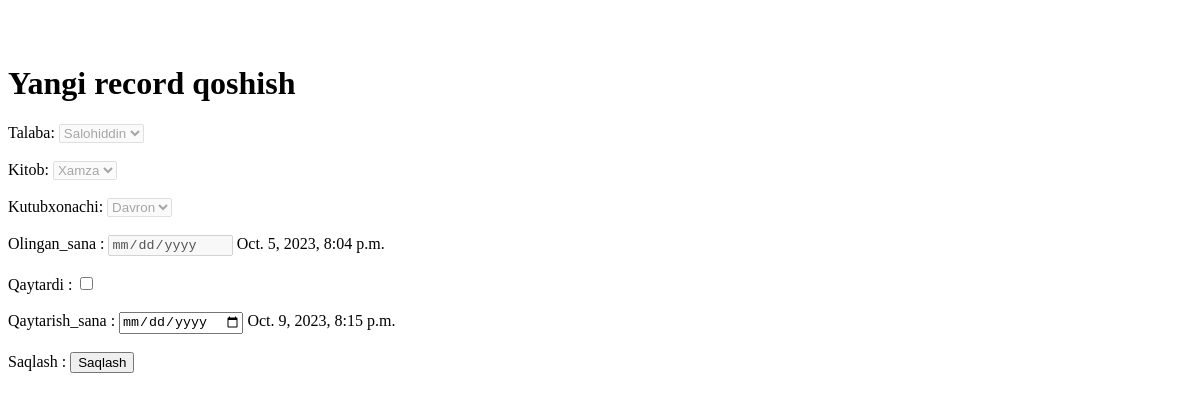
The app's page /record_update/1/, older data.
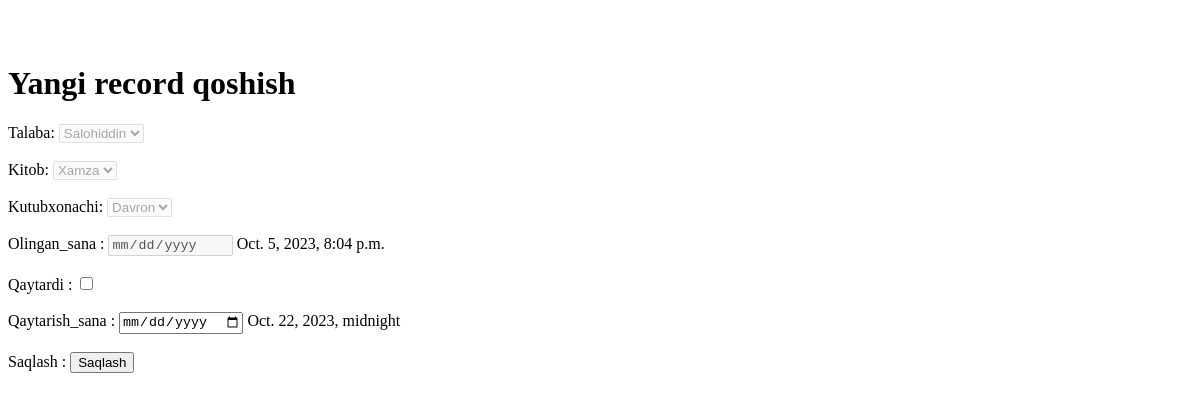
The same page, newer data.
### asosiy/models.py (models this page shows, shortened)
class Record(models.Model):
    talaba = models.ForeignKey(Talaba, on_delete=models.CASCADE)
    kitob = models.ForeignKey(Kitob, on_delete=models.CASCADE)
    kutubxonachi = models.ForeignKey(Kutubxonachi, on_delete=models.CASCADE)
    olingan_sana = models.DateTimeField(auto_now_add=True)
    qaytardi = models.BooleanField(default=False)
    qaytarish_sana = models.DateTimeField(blank=True, null=True)

class Talaba(models.Model):
    ism = models.CharField(max_length=30)
    kurs = models.PositiveSmallIntegerField()
    kitob_soni = models.PositiveSmallIntegerField()

class Kitob(models.Model):
    nom = models.CharField(max_length=50)
    janr = models.CharField(max_length=20, choices=JANR)
    sahifa = models.PositiveSmallIntegerField()
    muallif = models.ForeignKey(Muallif, on_delete=models.CASCADE)

class Kutubxonachi(models.Model):
    ism = models.CharField(max_length=30)
    ish_vaqti = models.PositiveSmallIntegerField(verbose_name=" necha soat")

### asosiy/views.py (the view)
# urls.py: path('record_update/<int:son>/', record_update),
def record_update(request, son):
    if request.method == 'POST':
        Record.objects.filter(id=son).update(
            qaytardi=request.POST.get("qaytardi") == "on",
            qaytarish_sana=request.POST.get("qaytarish_sana"),
        )
        return redirect('/hamma_recordlar/')
    content = {
        "record": Record.objects.get(id=son),
    }
    return render(request, 'mashq/record_update.html', content)

### templates/mashq/record_update.html (shortened to what this page needs)
<!DOCTYPE html>
<html lang="en">
<head>
</head>
<body>
<br>
<br>
    <h1>Yangi record qoshish</h1>
    <form method="post">{% csrf_token %}
        <label>Talaba:</label>
        <select name="talaba" disabled>
            <option value="{{record.talaba.id}}">{{record.talaba.ism}}</option>
        </select>
        <br>
        <br>
        <label>Kitob:</label>
        <select name="kitob" disabled>
            <option value="{{record.kitob.id}}">{{record.kitob.nom}}</option>
        </select>
        <br>
        <br>
        <label>Kutubxonachi:</label>
        <select name="kutubxonachi" disabled>
            <option value="{{record.kutubxonachi.id}}">{{record.kutubxonachi.ism}}</option>
        </select>
        <br>
        <br>
        <label>Olingan_sana : </label>
        <input type="date"  name="olingan_sana" value="{{record.olingan_sana}}" disabled>
        <label> {{record.olingan_sana}}</label>
        <br>
        <br>
        <label>Qaytardi : </label>
        <input type="checkbox"  name="tirik" value="record.qaytardi" >
        <br>
        <br>
        <label>Qaytarish_sana : </label>
        <input type="date"  name="qaytarish_sana" value="{{record.qaytarish_sana}}" >
        <label> {{record.qaytarish_sana}}</label>
        <br>
        <br>
        <label>Saqlash :</label>
        <button>Saqlash</button>
    </form>
</body>
</html>

Row changes from the older to the newer data that the page shows:
changed Record "Salohiddin": qaytarish_sana "Oct. 9, 2023, 8:15 p.m." → "Oct. 22, 2023, midnight"
